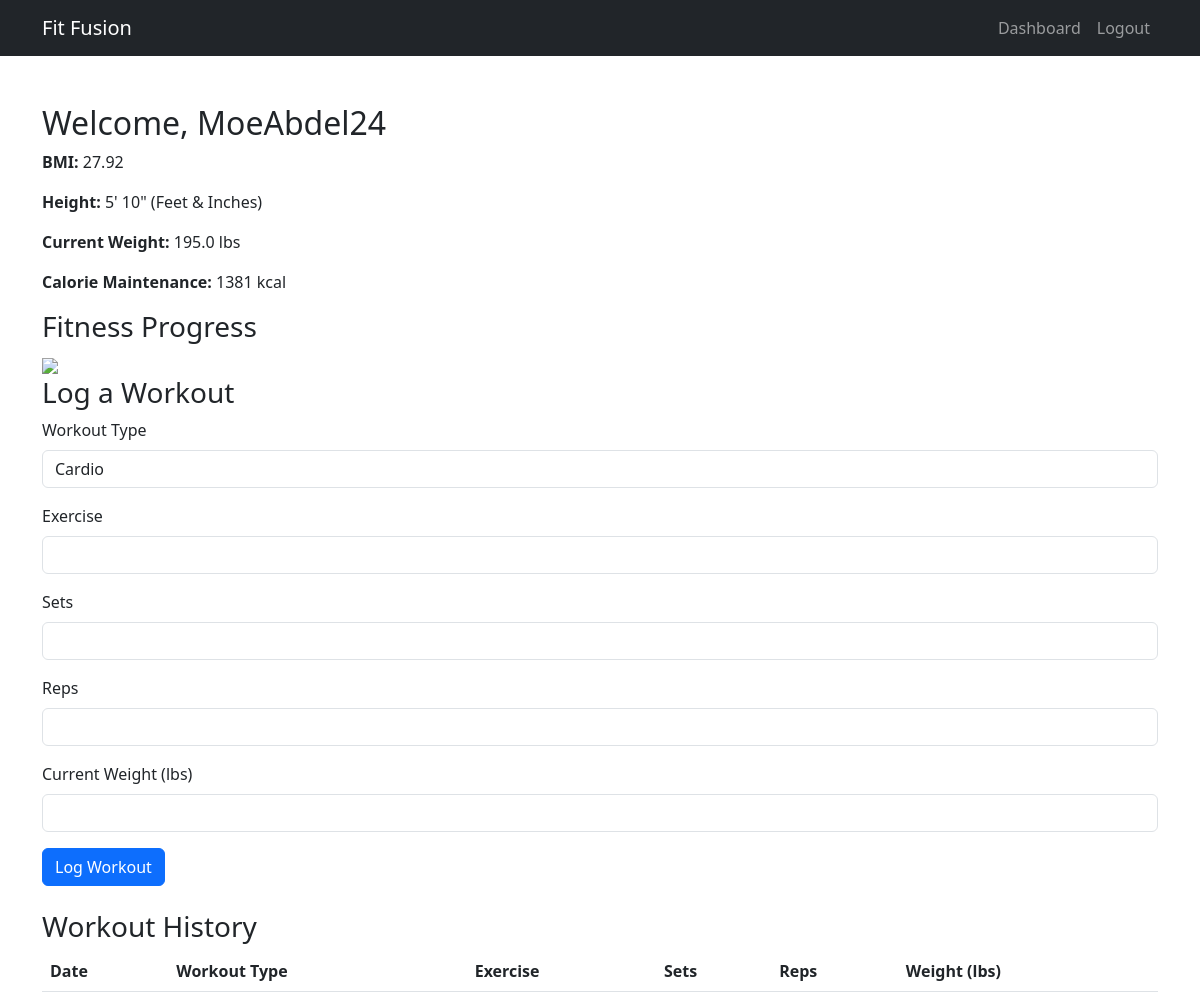
Page /dashboard (signed in) on the earlier database version.
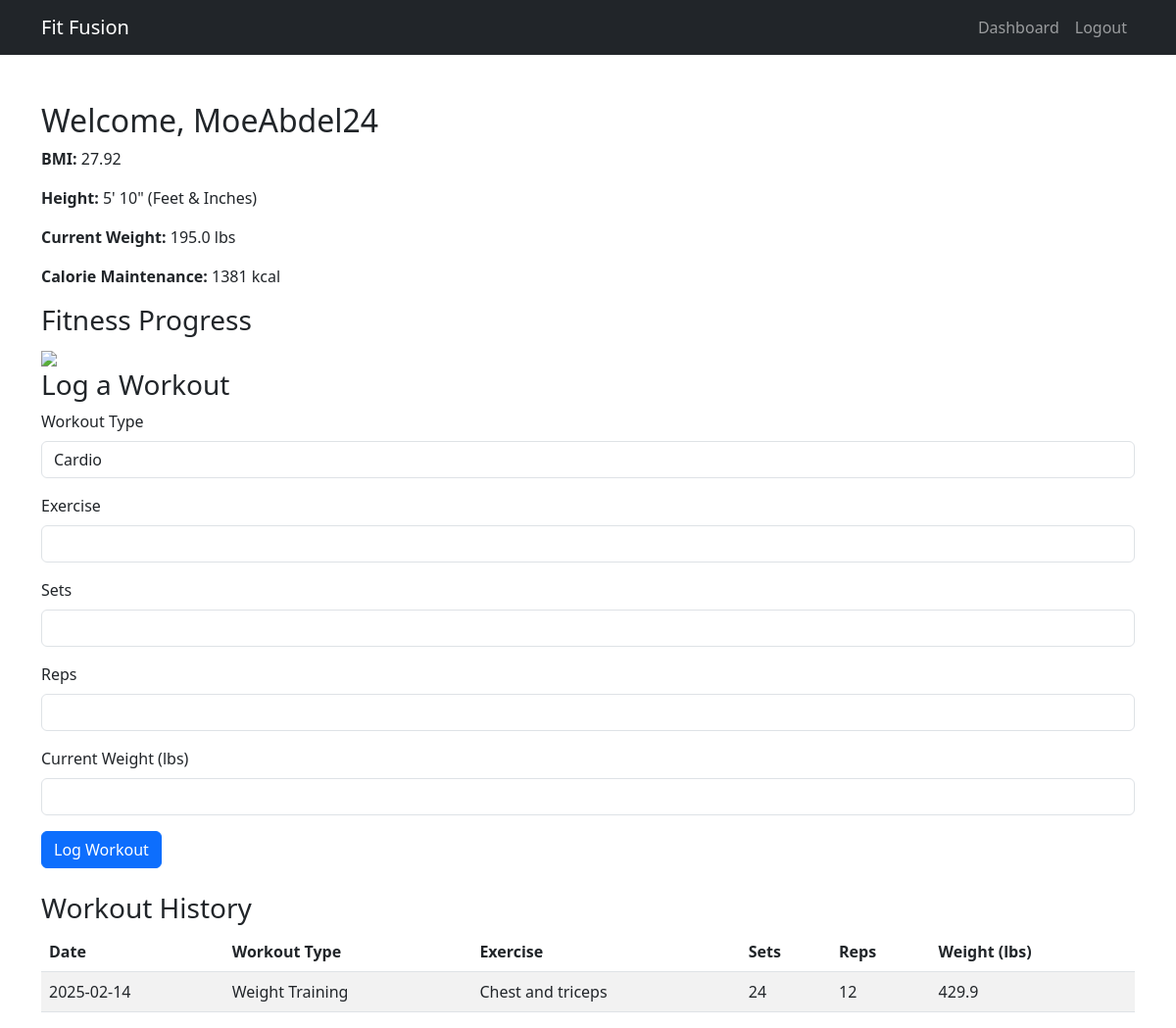
Same page on the later database version.
### app.py (models this page shows)
class User(db.Model):
    id = db.Column(db.Integer, primary_key=True)
    username = db.Column(db.String(80), unique=True, nullable=False)
    email = db.Column(db.String(120), unique=True, nullable=False)
    password = db.Column(db.String(256), nullable=False)
    age = db.Column(db.Integer, nullable=False)
    gender = db.Column(db.String(10), nullable=False)
    height = db.Column(db.Float, nullable=False)  # Stored in meters
    weight = db.Column(db.Float, nullable=False)  # Stored in kg
    activity_level = db.Column(db.String(20), nullable=False)
    workout_preference = db.Column(db.String(20), nullable=True)
    goal = db.Column(db.String(50), nullable=True)

class WorkoutLog(db.Model):
    id = db.Column(db.Integer, primary_key=True)
    user_id = db.Column(db.Integer, db.ForeignKey('user.id'), nullable=False)
    workout_type = db.Column(db.String(50), nullable=False)
    exercise = db.Column(db.String(100), nullable=False)
    sets = db.Column(db.Integer, nullable=False)
    reps = db.Column(db.Integer, nullable=False)
    weight = db.Column(db.Float, nullable=True)  # Store weight changes
    date = db.Column(db.DateTime, default=datetime.utcnow)
    user = db.relationship('User', backref=db.backref('workouts', lazy=True))

### app.py (the view)
@app.route('/dashboard')
def dashboard():
    if 'user_id' not in session:
        flash('Please log in first.', 'warning')
        return redirect(url_for('login'))
    user = User.query.get(session['user_id'])
    bmi = calculate_bmi(user.weight, user.height)
    tdee = calculate_tdee(user)
    calorie_plans = {
        'maintenance': tdee,
        'light_deficit': tdee - 250,
        'medium_deficit': tdee - 500,
        'extreme_deficit': tdee - 750
    }
    workouts = WorkoutLog.query.filter_by(user_id=user.id).order_by(WorkoutLog.date.desc()).all()
    return render_template('dashboard.html', user=user, bmi=bmi, calorie_plans=calorie_plans, plot_url=url_for('workout_chart'), workouts=workouts)

### app.py (called while the page is built)
def calculate_bmi(weight, height):
    return round(weight / (height ** 2), 2)

def calculate_tdee(user):
    if user.gender.lower() == 'male':
        bmr = (10 * user.weight) + (6.25 * user.height) - (5 * user.age) + 5
    else:
        bmr = (10 * user.weight) + (6.25 * user.height) - (5 * user.age) - 161
    activity_factors = {
        'sedentary': 1.2,
        'light': 1.375,
        'moderate': 1.55,
        'active': 1.725,
        'very_active': 1.9
    }
    return round(bmr * activity_factors.get(user.activity_level, 1.2))

### templates/dashboard.html (shortened to what this page needs)
{% extends "base.html" %}
{% block content %}
<div class="mt-5">
    <h2>Welcome, {{ user.username }}</h2>
    <p><strong>BMI:</strong> {{ bmi }}</p>
    <p><strong>Height:</strong>
        {% set total_inches = (user.height * 39.37) | round %}
        {% set feet = (total_inches // 12)|int %}
        {% set inches = (total_inches % 12)|int %}
        {{ feet }}' {{ inches }}" (Feet & Inches)
    </p>
    <p><strong>Current Weight:</strong> {{ (user.weight * 2.20462) | round(1) }} lbs</p>
    <p><strong>Calorie Maintenance:</strong> {{ calorie_plans['maintenance'] }} kcal</p>
    <h3>Fitness Progress</h3>
    {% if plot_url %}
        <img class="img-fluid">
    {% else %}
        <p class="text-muted">No fitness data available yet. Log your weight to track progress!</p>
    {% endif %}
    <h3>Log a Workout</h3>
    <form method="POST" action="{{ url_for('log_workout') }}" class="mb-4">
        <div class="mb-3">
            <label class="form-label">Workout Type</label>
            <select name="workout_type" class="form-control">
                <option value="Cardio">Cardio</option>
            </select>
        </div>
        <div class="mb-3">
            <label class="form-label">Exercise</label>
            <input type="text" name="exercise" class="form-control" required>
        </div>
        <div class="mb-3">
            <label class="form-label">Sets</label>
            <input type="number" name="sets" class="form-control" required>
        </div>
        <div class="mb-3">
            <label class="form-label">Reps</label>
            <input type="number" name="reps" class="form-control" required>
        </div>
        <div class="mb-3">
            <label class="form-label">Current Weight (lbs)</label>
            <input type="number" step="0.1" name="weight" class="form-control">
        </div>
        <button type="submit" class="btn btn-primary">Log Workout</button>
    </form>
    <h3 class="mt-4">Workout History</h3>
    <table class="table table-striped">
        <thead>
            <tr>
                <th>Date</th>
                <th>Workout Type</th>
                <th>Exercise</th>
                <th>Sets</th>
                <th>Reps</th>
                <th>Weight (lbs)</th>
            </tr>
        </thead>
        <tbody>
            {% for workout in workouts %}
            <tr>
                <td>{{ workout.date.strftime('%Y-%m-%d') }}</td>
                <td>{{ workout.workout_type }}</td>
                <td>{{ workout.exercise }}</td>
                <td>{{ workout.sets }}</td>
                <td>{{ workout.reps }}</td>
                <td>{{ (workout.weight * 2.20462) | round(1) if workout.weight else '-' }}</td>
            </tr>
            {% endfor %}
        </tbody>
    </table>
</div>
{% endblock %}

### templates/base.html (shortened to what this page needs)
<!DOCTYPE html>
<html lang="en">
<head>
    <link href="https://cdn.jsdelivr.net/npm/bootstrap@5.3.0/dist/css/bootstrap.min.css" rel="stylesheet">
</head>
<body>
    <nav class="navbar navbar-expand-lg navbar-dark bg-dark">
        <div class="container">
            <a class="navbar-brand" href="{{ url_for('home') }}">Fit Fusion</a>
            <div class="collapse navbar-collapse" id="navbarNav">
                <ul class="navbar-nav ms-auto">
                    {% if 'user_id' in session %}
                        <li class="nav-item"><a class="nav-link" href="{{ url_for('dashboard') }}">Dashboard</a></li>
                        <li class="nav-item"><a class="nav-link" href="{{ url_for('logout') }}">Logout</a></li>
                    {% else %}
                        <li class="nav-item"><a class="nav-link" href="{{ url_for('login') }}">Login</a></li>
                        <li class="nav-item"><a class="nav-link" href="{{ url_for('register') }}">Register</a></li>
                    {% endif %}
                </ul>
            </div>
        </div>
    </nav>
    <div class="container mt-4">
        {% block content %}{% endblock %}
    </div>
</body>
</html>

Differences in the rows shown:
added WorkoutLog: date "2025-02-14", workout_type "Weight Training", exercise "Chest and triceps", sets "24", reps "12", weight "429.9"
